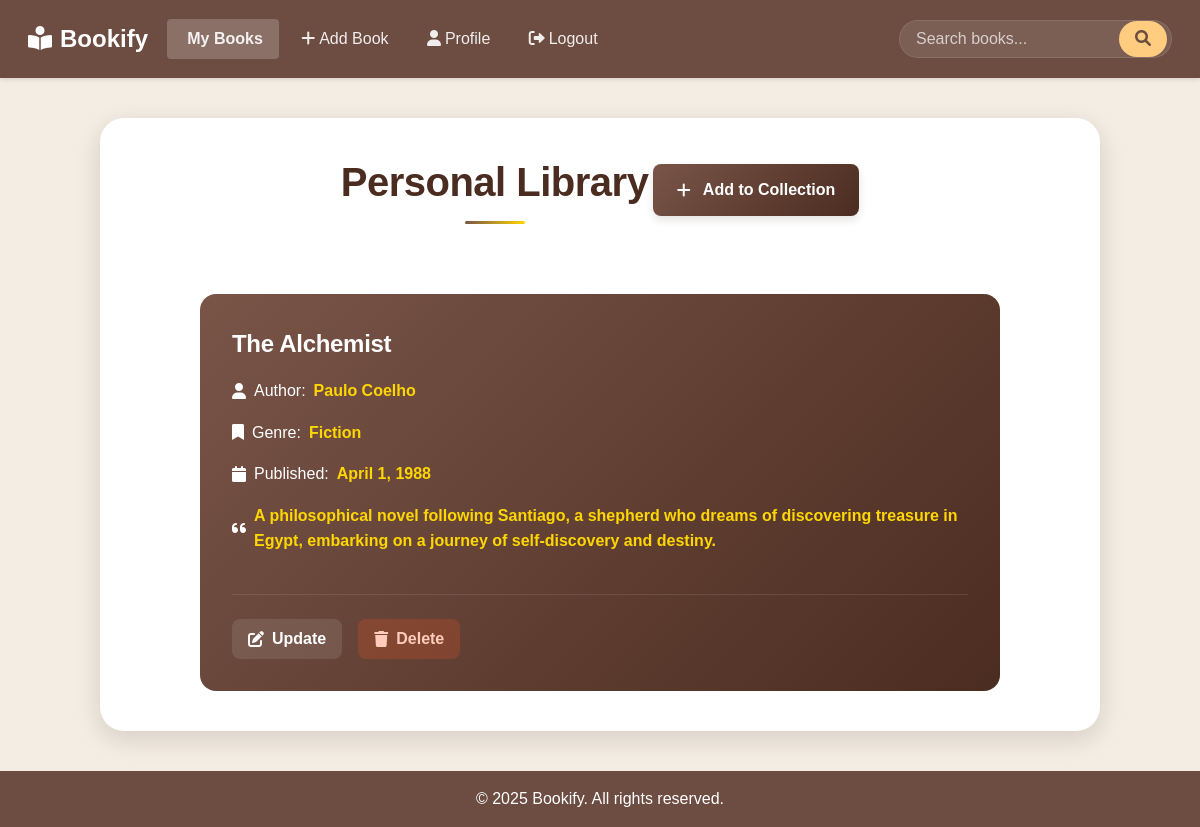
Page /api/books/9/ (signed in) on the committed database.
### books/models.py (models this page shows)
class Book(models.Model):
    user = models.ForeignKey(settings.AUTH_USER_MODEL, on_delete=models.CASCADE)
    title = models.CharField(max_length=255)
    author = models.CharField(max_length=255)
    publication_date = models.DateField()
    genre = models.CharField(max_length=100)
    description = models.TextField()
    created_at = models.DateTimeField(auto_now_add=True)
    updated_at = models.DateTimeField(auto_now=True)
    def __str__(self):
        return self.title

### books/views.py (the view)
# urls.py: path("books/<int:pk>/", book_detail, name="book-detail"),
def book_detail(request,pk):
    if request.user.is_authenticated:
        book = get_object_or_404(Book, pk=pk, user=request.user)
        if book:
            print(book)
        return render(request, "books/book_detail.html", {"book": book})
    messages.error(request,"Please Login First")
    return redirect('login')

### books/templates/books/book_detail.html (shortened to what this page needs)
{% extends "base.html" %}
{% block content %}
<div class="book-list-container">
    <div class="header">
        <h2>Personal Library</h2>
        <a href="{% url 'book-create' %}" class="add-book-btn">
            <i class="fas fa-plus"></i>
            Add to Collection
        </a>
    </div>
    <ul class="book-list">
        {% if book %}
        <li class="book-item">
            <div class="book-content">
                <a href="{% url 'book-detail' book.pk %}" class="book-link">{{ book.title }}</a>
                <p class="book-meta">
                    <i class="fas fa-user"></i>
                    Author: <span>{{ book.author }}</span>
                </p>
                <p class="book-meta">
                    <i class="fas fa-bookmark"></i>
                    Genre: <span>{{ book.genre }}</span>
                </p>
                <p class="book-meta">
                    <i class="fas fa-calendar"></i>
                    Published: <span>{{ book.publication_date }}</span>
                </p>
                {% if book.description %}
                <p class="book-meta">
                    <i class="fas fa-quote-left"></i>
                    <span>{{ book.description|truncatewords:30 }}</span>
                </p>
                {% endif %}
                <div class="book-actions">
                    <a href="{% url 'book-update' book.pk %}" class="action-btn update-btn">
                        <i class="fas fa-edit"></i>
                        Update
                    </a>
                    <a href="{% url 'book-delete' book.pk %}" class="action-btn delete-btn">
                        <i class="fas fa-trash"></i>
                        Delete
                    </a>
                </div>
            </div>
        </li>
        {% else %}
        <li class="empty-state">
            <i class="fas fa-books fa-3x"></i>
            <h3>Your Library Awaits</h3>
            <p>Begin your literary journey by adding your first book.</p>
        </li>
        {% endif %}
    </ul>
</div>
{% endblock %}

### rows in the picture
Book: title "The Alchemist", author "Paulo Coelho", genre "Fiction", publication_date "April 1, 1988", description "A philosophical novel following Santiago, a shepherd who dreams of discovering treasure in Egypt, embarking on a journey of self-discovery and destiny."
